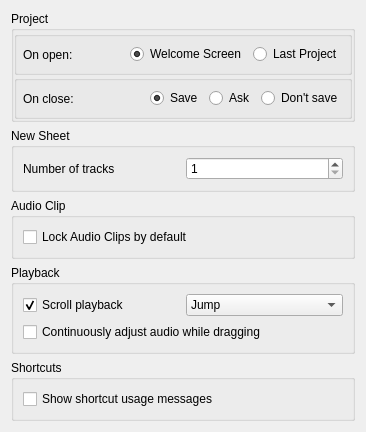
<?xml version="1.0" encoding="UTF-8"?>
<ui version="4.0">
 <class>BehaviorConfigPage</class>
 <widget class="QWidget" name="BehaviorConfigPage">
  <property name="geometry">
   <rect>
    <x>0</x>
    <y>0</y>
    <width>366</width>
    <height>432</height>
   </rect>
  </property>
  <property name="windowTitle">
   <string>Form</string>
  </property>
  <layout class="QVBoxLayout" name="verticalLayout">
   <item>
    <widget class="QGroupBox" name="groupBox">
     <property name="autoFillBackground">
      <bool>false</bool>
     </property>
     <property name="title">
      <string>Project</string>
     </property>
     <layout class="QVBoxLayout" name="verticalLayout_2">
      <property name="spacing">
       <number>0</number>
      </property>
      <property name="leftMargin">
       <number>0</number>
      </property>
      <property name="topMargin">
       <number>0</number>
      </property>
      <property name="rightMargin">
       <number>0</number>
      </property>
      <property name="bottomMargin">
       <number>0</number>
      </property>
      <item>
       <widget class="QGroupBox" name="groupBox_7">
        <property name="autoFillBackground">
         <bool>false</bool>
        </property>
        <property name="title">
         <string/>
        </property>
        <layout class="QHBoxLayout" name="horizontalLayout_2">
         <property name="leftMargin">
          <number>6</number>
         </property>
         <property name="topMargin">
          <number>6</number>
         </property>
         <property name="rightMargin">
          <number>6</number>
         </property>
         <property name="bottomMargin">
          <number>6</number>
         </property>
         <item>
          <widget class="QLabel" name="label_3">
           <property name="text">
            <string>On open:</string>
           </property>
          </widget>
         </item>
         <item>
          <spacer name="spacer_2">
           <property name="orientation">
            <enum>Qt::Horizontal</enum>
           </property>
           <property name="sizeHint" stdset="0">
            <size>
             <width>20</width>
             <height>23</height>
            </size>
           </property>
          </spacer>
         </item>
         <item>
          <widget class="QRadioButton" name="welcomeRadioButton">
           <property name="text">
            <string>Welcome Screen</string>
           </property>
           <property name="checked">
            <bool>true</bool>
           </property>
          </widget>
         </item>
         <item>
          <widget class="QRadioButton" name="restoreRadioButton">
           <property name="text">
            <string>Last Project</string>
           </property>
          </widget>
         </item>
        </layout>
       </widget>
      </item>
      <item>
       <widget class="QGroupBox" name="groupBox_6">
        <property name="autoFillBackground">
         <bool>false</bool>
        </property>
        <property name="title">
         <string/>
        </property>
        <layout class="QHBoxLayout" name="horizontalLayout">
         <property name="leftMargin">
          <number>6</number>
         </property>
         <property name="topMargin">
          <number>6</number>
         </property>
         <property name="rightMargin">
          <number>6</number>
         </property>
         <property name="bottomMargin">
          <number>6</number>
         </property>
         <item>
          <widget class="QLabel" name="label_8">
           <property name="text">
            <string>On close:</string>
           </property>
          </widget>
         </item>
         <item>
          <spacer name="spacer">
           <property name="orientation">
            <enum>Qt::Horizontal</enum>
           </property>
           <property name="sizeHint" stdset="0">
            <size>
             <width>20</width>
             <height>23</height>
            </size>
           </property>
          </spacer>
         </item>
         <item>
          <widget class="QRadioButton" name="saveRadioButton">
           <property name="text">
            <string>Save</string>
           </property>
           <property name="checked">
            <bool>true</bool>
           </property>
          </widget>
         </item>
         <item>
          <widget class="QRadioButton" name="askRadioButton">
           <property name="text">
            <string>Ask</string>
           </property>
          </widget>
         </item>
         <item>
          <widget class="QRadioButton" name="neverRadioButton">
           <property name="text">
            <string>Don't save</string>
           </property>
          </widget>
         </item>
        </layout>
       </widget>
      </item>
     </layout>
    </widget>
   </item>
   <item>
    <widget class="QGroupBox" name="groupBox_2">
     <property name="title">
      <string>New Sheet</string>
     </property>
     <layout class="QVBoxLayout">
      <property name="spacing">
       <number>6</number>
      </property>
      <property name="leftMargin">
       <number>9</number>
      </property>
      <property name="topMargin">
       <number>9</number>
      </property>
      <property name="rightMargin">
       <number>9</number>
      </property>
      <property name="bottomMargin">
       <number>9</number>
      </property>
      <item>
       <layout class="QHBoxLayout">
        <property name="spacing">
         <number>6</number>
        </property>
        <property name="leftMargin">
         <number>0</number>
        </property>
        <property name="topMargin">
         <number>0</number>
        </property>
        <property name="rightMargin">
         <number>0</number>
        </property>
        <property name="bottomMargin">
         <number>0</number>
        </property>
        <item>
         <widget class="QLabel" name="label_4">
          <property name="text">
           <string>Number of tracks</string>
          </property>
         </widget>
        </item>
        <item>
         <widget class="QSpinBox" name="numberOfTrackSpinBox">
          <property name="minimum">
           <number>1</number>
          </property>
          <property name="maximum">
           <number>1024</number>
          </property>
          <property name="value">
           <number>1</number>
          </property>
         </widget>
        </item>
       </layout>
      </item>
     </layout>
    </widget>
   </item>
   <item>
    <widget class="QGroupBox" name="groupBox_4">
     <property name="title">
      <string>Audio Clip</string>
     </property>
     <layout class="QVBoxLayout">
      <property name="spacing">
       <number>6</number>
      </property>
      <property name="leftMargin">
       <number>9</number>
      </property>
      <property name="topMargin">
       <number>9</number>
      </property>
      <property name="rightMargin">
       <number>9</number>
      </property>
      <property name="bottomMargin">
       <number>9</number>
      </property>
      <item>
       <widget class="QCheckBox" name="lockClipsCheckBox">
        <property name="text">
         <string>Lock Audio Clips by default</string>
        </property>
       </widget>
      </item>
     </layout>
    </widget>
   </item>
   <item>
    <widget class="QGroupBox" name="groupBox_3">
     <property name="title">
      <string>Playback</string>
     </property>
     <layout class="QVBoxLayout">
      <property name="spacing">
       <number>6</number>
      </property>
      <property name="leftMargin">
       <number>9</number>
      </property>
      <property name="topMargin">
       <number>9</number>
      </property>
      <property name="rightMargin">
       <number>9</number>
      </property>
      <property name="bottomMargin">
       <number>9</number>
      </property>
      <item>
       <layout class="QHBoxLayout">
        <property name="spacing">
         <number>6</number>
        </property>
        <property name="leftMargin">
         <number>0</number>
        </property>
        <property name="topMargin">
         <number>0</number>
        </property>
        <property name="rightMargin">
         <number>0</number>
        </property>
        <property name="bottomMargin">
         <number>0</number>
        </property>
        <item>
         <widget class="QCheckBox" name="keepCursorVisibleCheckBox">
          <property name="toolTip">
           <string>&lt;html&gt;&lt;head&gt;&lt;meta name=&quot;qrichtext&quot; content=&quot;1&quot; /&gt;&lt;style type=&quot;text/css&quot;&gt;
p, li { white-space: pre-wrap; }
&lt;/style&gt;&lt;/head&gt;&lt;body style=&quot; font-family:'Sans Serif'; font-size:9pt; font-weight:400; font-style:normal; text-decoration:none;&quot;&gt;
&lt;p style=&quot; margin-top:0px; margin-bottom:0px; margin-left:0px; margin-right:0px; -qt-block-indent:0; text-indent:0px;&quot;&gt;Keep the play cursor in view while playing or recording.&lt;/p&gt;&lt;/body&gt;&lt;/html&gt;</string>
          </property>
          <property name="text">
           <string>Scroll playback</string>
          </property>
          <property name="checked">
           <bool>true</bool>
          </property>
         </widget>
        </item>
        <item>
         <widget class="QComboBox" name="scrollModeComboBox">
          <item>
           <property name="text">
            <string>Jump</string>
           </property>
          </item>
          <item>
           <property name="text">
            <string>Stay Centered</string>
           </property>
          </item>
          <item>
           <property name="text">
            <string>Animated</string>
           </property>
          </item>
         </widget>
        </item>
       </layout>
      </item>
      <item>
       <widget class="QCheckBox" name="resyncAudioCheckBox">
        <property name="text">
         <string>Continuously adjust audio while dragging</string>
        </property>
        <property name="checked">
         <bool>false</bool>
        </property>
       </widget>
      </item>
     </layout>
    </widget>
   </item>
   <item>
    <widget class="QGroupBox" name="groupBox_5">
     <property name="title">
      <string>Shortcuts</string>
     </property>
     <layout class="QVBoxLayout" name="_2">
      <property name="spacing">
       <number>6</number>
      </property>
      <property name="leftMargin">
       <number>9</number>
      </property>
      <property name="topMargin">
       <number>9</number>
      </property>
      <property name="rightMargin">
       <number>9</number>
      </property>
      <property name="bottomMargin">
       <number>9</number>
      </property>
      <item>
       <widget class="QCheckBox" name="showShortcutUsageMessagesCheckBox">
        <property name="text">
         <string>Show shortcut usage messages</string>
        </property>
       </widget>
      </item>
     </layout>
    </widget>
   </item>
   <item>
    <spacer name="verticalSpacer">
     <property name="orientation">
      <enum>Qt::Vertical</enum>
     </property>
     <property name="sizeHint" stdset="0">
      <size>
       <width>20</width>
       <height>51</height>
      </size>
     </property>
    </spacer>
   </item>
  </layout>
 </widget>
 <resources/>
 <connections>
  <connection>
   <sender>keepCursorVisibleCheckBox</sender>
   <signal>toggled(bool)</signal>
   <receiver>scrollModeComboBox</receiver>
   <slot>setEnabled(bool)</slot>
   <hints>
    <hint type="sourcelabel">
     <x>178</x>
     <y>325</y>
    </hint>
    <hint type="destinationlabel">
     <x>224</x>
     <y>326</y>
    </hint>
   </hints>
  </connection>
 </connections>
</ui>
